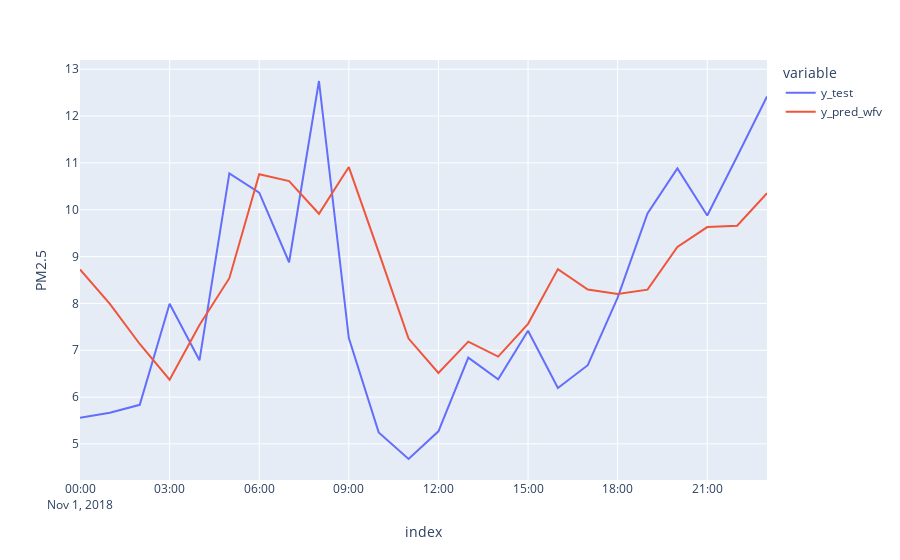

Notebook source saved alongside this figure:
### Code cell
# Communicate Results
df_predictions = pd.DataFrame({"y_test":y_test,"y_pred_wfv":y_pred_wfv})
fig = px.line(df_predictions,labels={"value":"PM2.5"})
fig.show()

### Figure 1 — Plotly figure (JSON) as saved in the notebook; plotly's stock layout.template omitted (floating-point values rounded to 4 significant figures)
{"data": [{"hovertemplate": "variable=y_test<br>index=%{x}<br>PM2.5=%{y}<extra></extra>", "legendgroup": "y_test", "line": {"color": "#636efa", "dash": "solid"}, "marker": {"symbol": "circle"}, "mode": "lines", "name": "y_test", "orientation": "v", "showlegend": true, "type": "scatter", "x": ["2018-11-01T00:00:00+03:00", "2018-11-01T01:00:00+03:00", "2018-11-01T02:00:00+03:00", "2018-11-01T03:00:00+03:00", "2018-11-01T04:00:00+03:00", "2018-11-01T05:00:00+03:00", "2018-11-01T06:00:00+03:00", "2018-11-01T07:00:00+03:00", "2018-11-01T08:00:00+03:00", "2018-11-01T09:00:00+03:00", "2018-11-01T10:00:00+03:00", "2018-11-01T11:00:00+03:00", "2018-11-01T12:00:00+03:00", "2018-11-01T13:00:00+03:00", "2018-11-01T14:00:00+03:00", "2018-11-01T15:00:00+03:00", "2018-11-01T16:00:00+03:00", "2018-11-01T17:00:00+03:00", "2018-11-01T18:00:00+03:00", "2018-11-01T19:00:00+03:00", "2018-11-01T20:00:00+03:00", "2018-11-01T21:00:00+03:00", "2018-11-01T22:00:00+03:00", "2018-11-01T23:00:00+03:00"], "xaxis": "x", "y": [5.556, 5.664, 5.835, 7.992, 6.785, 10.78, 10.37, 8.879, 12.75, 7.26, 5.246, 4.678, 5.269, 6.843, 6.381, 7.418, 6.193, 6.681, 8.124, 9.923, 10.88, 9.877, 11.14, 12.42], "yaxis": "y"}, {"hovertemplate": "variable=y_pred_wfv<br>index=%{x}<br>PM2.5=%{y}<extra></extra>", "legendgroup": "y_pred_wfv", "line": {"color": "#EF553B", "dash": "solid"}, "marker": {"symbol": "circle"}, "mode": "lines", "name": "y_pred_wfv", "orientation": "v", "showlegend": true, "type": "scatter", "x": ["2018-11-01T00:00:00+03:00", "2018-11-01T01:00:00+03:00", "2018-11-01T02:00:00+03:00", "2018-11-01T03:00:00+03:00", "2018-11-01T04:00:00+03:00", "2018-11-01T05:00:00+03:00", "2018-11-01T06:00:00+03:00", "2018-11-01T07:00:00+03:00", "2018-11-01T08:00:00+03:00", "2018-11-01T09:00:00+03:00", "2018-11-01T10:00:00+03:00", "2018-11-01T11:00:00+03:00", "2018-11-01T12:00:00+03:00", "2018-11-01T13:00:00+03:00", "2018-11-01T14:00:00+03:00", "2018-11-01T15:00:00+03:00", "2018-11-01T16:00:00+03:00", "2018-11-01T17:00:00+03:00", "2018-11-01T18:00:00+03:00", "2018-11-01T19:00:00+03:00", "2018-11-01T20:00:00+03:00", "2018-11-01T21:00:00+03:00", "2018-11-01T22:00:00+03:00", "2018-11-01T23:00:00+03:00"], "xaxis": "x", "y": [8.726, 7.989, 7.134, 6.372, 7.54, 8.539, 10.76, 10.61, 9.914, 10.91, 9.094, 7.25, 6.516, 7.184, 6.864, 7.564, 8.732, 8.296, 8.199, 8.294, 9.205, 9.63, 9.659, 10.35], "yaxis": "y"}], "layout": {"legend": {"title": {"text": "variable"}, "tracegroupgap": 0}, "margin": {"t": 60}, "xaxis": {"anchor": "y", "domain": [0, 1], "title": {"text": "index"}}, "yaxis": {"anchor": "x", "domain": [0, 1], "title": {"text": "PM2.5"}}}}
